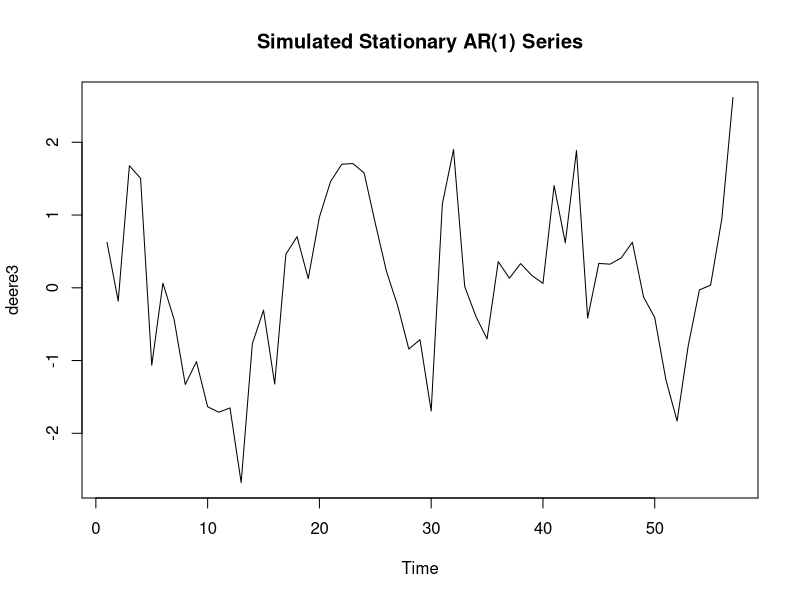
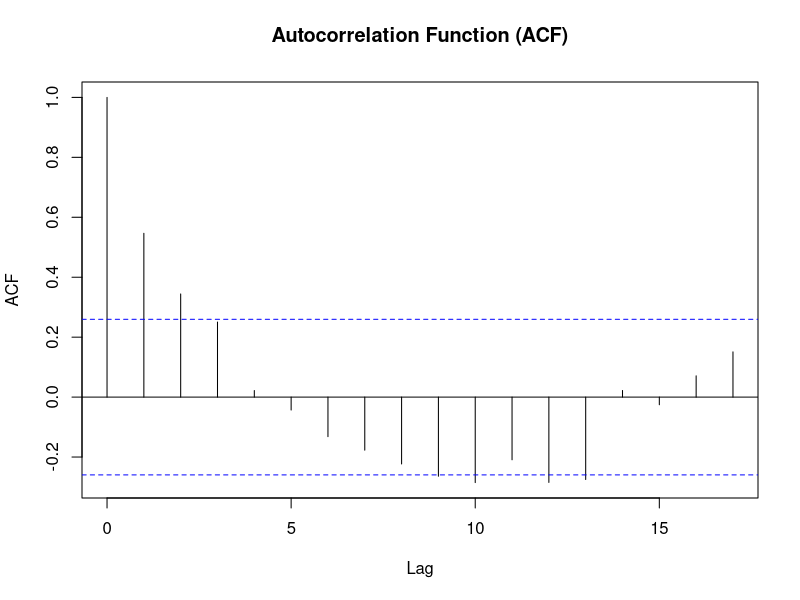
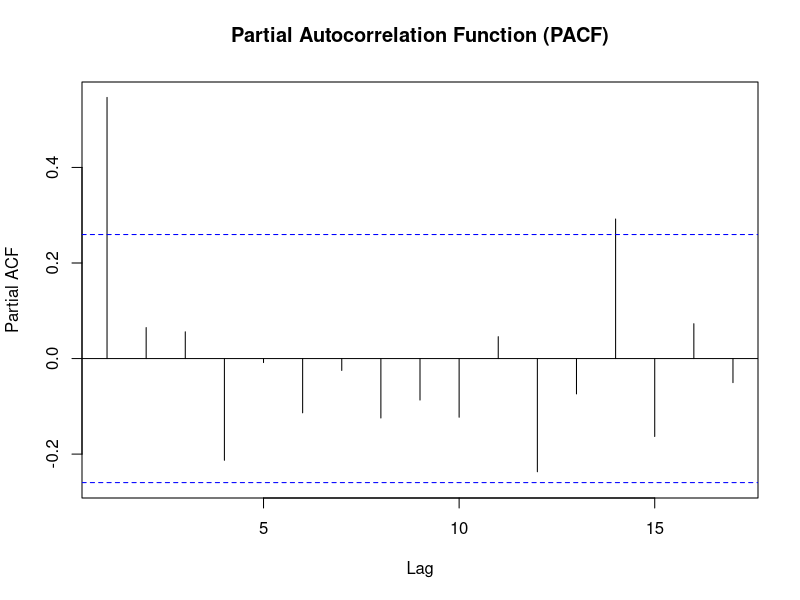
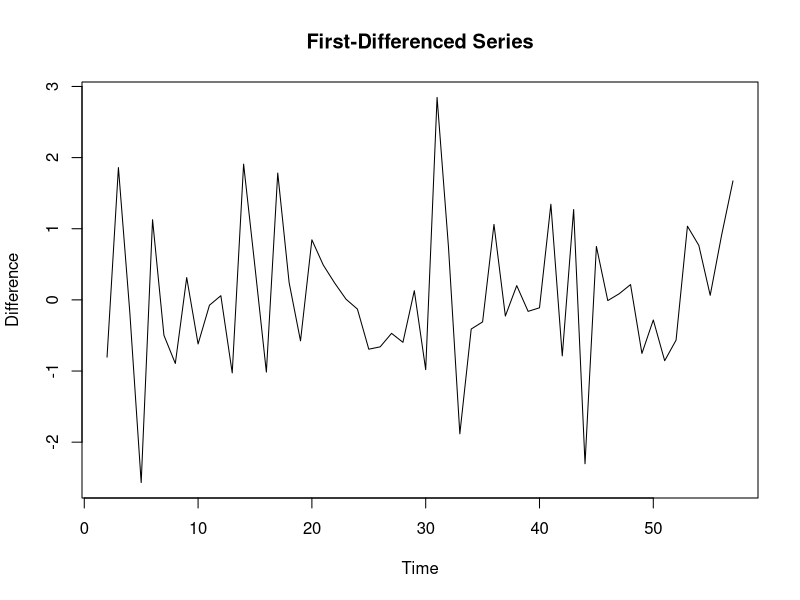
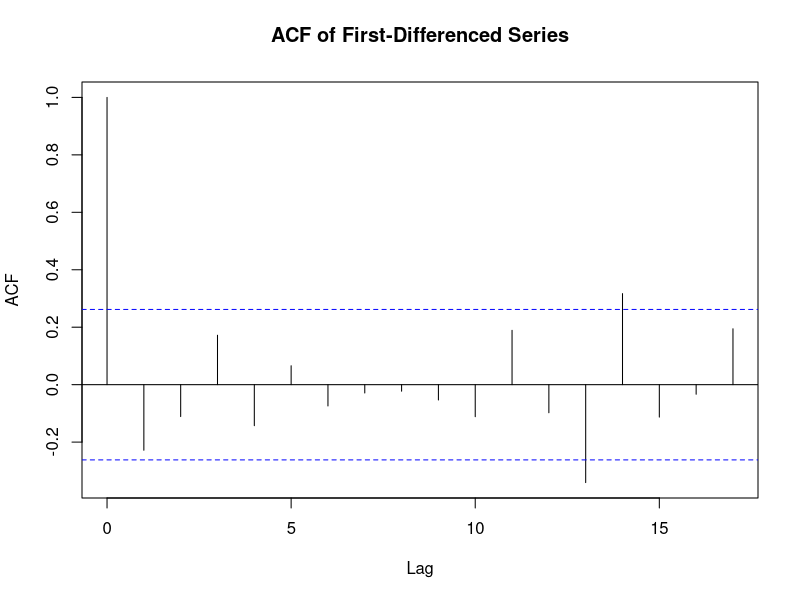
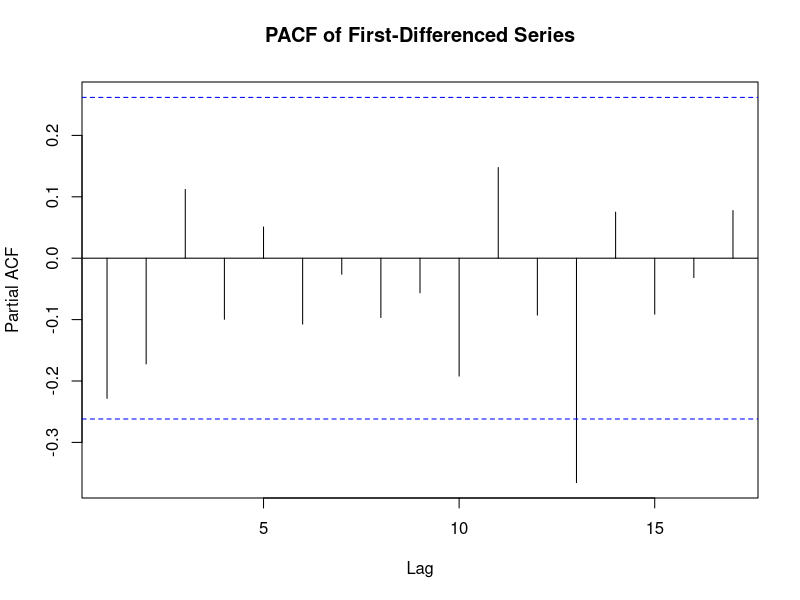

Write the R code that produced these figures, in order.
install.packages("tseries")


library(tseries)

set.seed(123)
deere3 <- arima.sim(n = 57, list(ar = 0.6), sd = 1)
plot(deere3, type = "l", main = "Simulated Stationary AR(1) Series")

adf.test(deere3)

acf(deere3, main = "Autocorrelation Function (ACF)")

pacf(deere3, main = "Partial Autocorrelation Function (PACF)")


# First difference the series
deere3_diff <- diff(deere3)

# Plot differenced series
plot(deere3_diff, type = "l", main = "First-Differenced Series", ylab = "Difference")

# ADF test on differenced series
adf.test(deere3_diff)

# ACF and PACF of differenced series
acf(deere3_diff, main = "ACF of First-Differenced Series")
pacf(deere3_diff, main = "PACF of First-Differenced Series")

# Optional: Fit ARIMA model to differenced data
arima_diff_fit <- arima(deere3, order = c(0, 1, 0))  # ARIMA(0,1,0) = random walk
summary(arima_diff_fit)